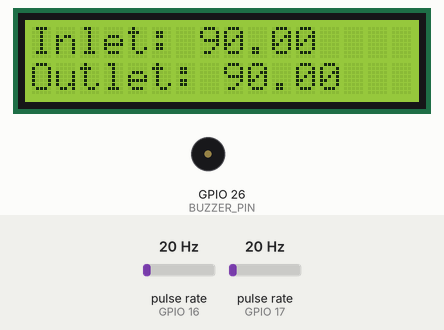
A sketch run on a simulated ESP32. Parts: 16×2 character LCD, buzzer (waves = sounding, pin HIGH). Wiring (inferred from the names in the program): 2 × pulse sensor: data GPIO 16 / data GPIO 17. The test bench sets the inputs (shaded band); at power-on: pulse rate (sensors on GPIO 16, GPIO 17) 20 Hz. WiFi joins after 1.5 s; servers stay silent unless stated; what the sketch prints to the serial monitor is not drawn.

Above: at 3.5 s.
3.6 s: pulse rate (sensor on GPIO 16) set to 17 Hz
At 6.4 s:
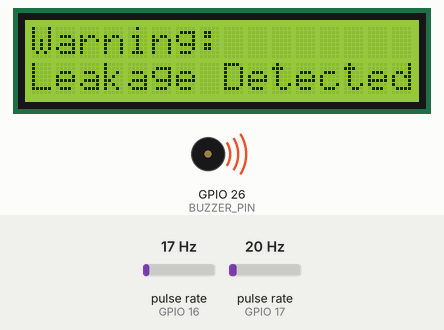
6.6 s: pulse rate (sensor on GPIO 17) set to 150 Hz
At 8.2 s:
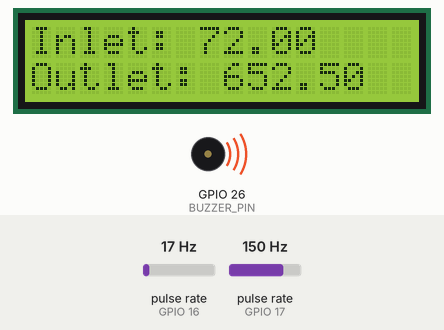
9.4 s: pulse rate (sensor on GPIO 16) set to 50 Hz
At 11.8 s:
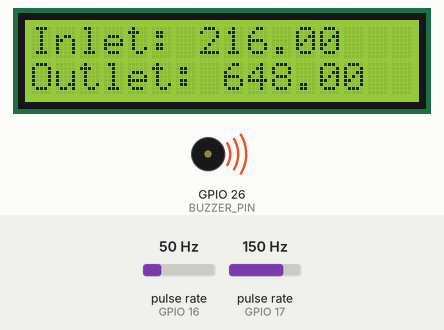
12.4 s: pulse rate (sensor on GPIO 17) set to 196 Hz
At 13.3 s:
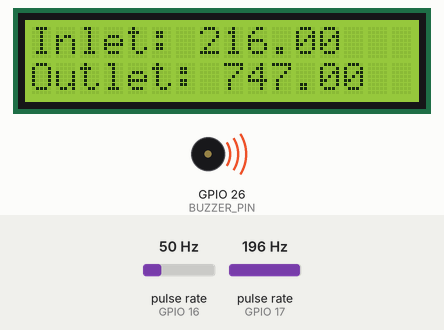
15.4 s: pulse rate (sensor on GPIO 16) set to 100 Hz
At 16.7 s:
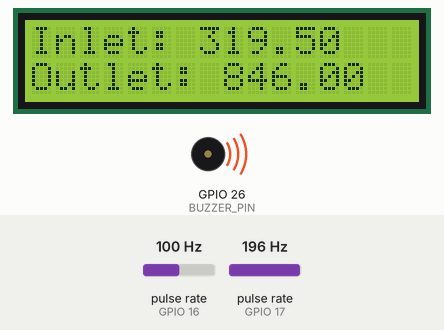
18.4 s: pulse rate (sensor on GPIO 17) set to 4 Hz
At 19.7 s:
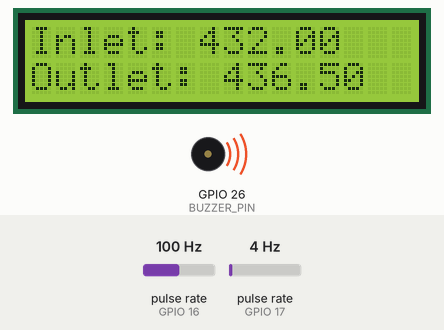
Timing chart, 0 to 21.4 s (numbered marks = the images above; inputs shaded):
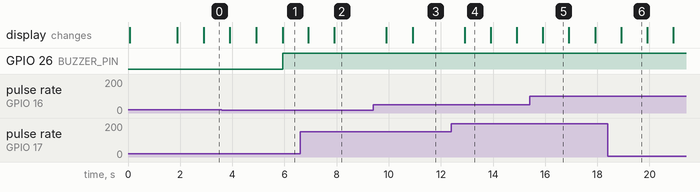

Measured:
- the behaviour switches between 19 and 18 Hz on pulse rate (sensor on GPIO 16) (found by bisection; images 0 and 1)
- after the input at 3.6 s, GPIO 26 (BUZZER_PIN): LOW → HIGH after 2.3 s; the display: first changes after 0.31 s (image 1 shows a later state)
- what the display in image 4 shows lasts 1.0 s, from 12.9 s to 13.9 s

The sketch:

Leakage_code.ino
```cpp
//Directly Download the file & open it.

#define FLOW_SENSOR_INLET 16  // GPIO pin for Inlet Flow Sensor
#define FLOW_SENSOR_OUTLET 17 // GPIO pin for Outlet Flow Sensor
#define BUZZER_PIN 26         // GPIO pin for Buzzer

#include <WiFi.h>
#define BLYNK_TEMPLATE_ID "TMPL3JI_PRD9f"
#define BLYNK_TEMPLATE_NAME "Water Leakage Detection"
#define BLYNK_AUTH_TOKEN "TMir1HpFson8y1Yp_jzdT_OVBRfKBIZM"

#include <BlynkSimpleEsp32.h>
#include <LiquidCrystal_I2C.h>

// Wi-Fi credentials
char ssid[] = "Redmi 12 5G";
char pass[] = "sh123456";

// Initialize LCD
LiquidCrystal_I2C lcd(0x27, 16, 2);

// Blynk authentication
char auth[] = "TMir1HpFson8y1Yp_jzdT_OVBRfKBIZM";

volatile int pulseCountInlet = 0;  // Pulse count for Inlet
volatile int pulseCountOutlet = 0; // Pulse count for Outlet

float flowRateInlet = 0.0;  // Inlet flow rate
float flowRateOutlet = 0.0; // Outlet flow rate
float flowCalibrationFactor = 4.5; // Calibration factor for flow sensors
float leakageThreshold = 1.0;  // Threshold for leakage
float minimumFlowRate = 0.5;   // Minimum flow rate to consider

BlynkTimer timer;  // Blynk timer for sending data periodically
unsigned long lastLeakageCheck = 0; // Timestamp of the last leakage check
unsigned long bufferTime = 2000; // Time buffer in milliseconds (2 seconds)

bool isLeakageDetected = false; // Keeps track of the leakage status

// Interrupt Service Routines (ISR)
void IRAM_ATTR pulseInlet() {
  pulseCountInlet++;
  Serial.println("Inlet pulse detected");  // Debugging statement
}

void IRAM_ATTR pulseOutlet() {
  pulseCountOutlet++;
  Serial.println("Outlet pulse detected"); // Debugging statement
}

void sendDataToBlynk() {
  // Convert pulses to flow rate
  flowRateInlet = pulseCountInlet * flowCalibrationFactor;
  flowRateOutlet = pulseCountOutlet * flowCalibrationFactor;

  Serial.print("Inlet Flow Rate: ");
  Serial.print(flowRateInlet);
  Serial.print(" L/min, Outlet Flow Rate: ");
  Serial.print(flowRateOutlet);
  Serial.println(" L/min");

  // Update LCD with both values
  lcd.clear();
  lcd.setCursor(0, 0);
  lcd.print("Inlet: ");
  lcd.print(flowRateInlet, 2);
  lcd.setCursor(0, 1);
  lcd.print("Outlet: ");
  lcd.print(flowRateOutlet, 2);

  // Check for leakage
  unsigned long currentTime = millis();
  if (currentTime - lastLeakageCheck >= bufferTime) {
    if (abs(flowRateInlet - flowRateOutlet) > leakageThreshold &&
        flowRateInlet > minimumFlowRate && flowRateOutlet > minimumFlowRate) {
      if (!isLeakageDetected) {
        Serial.println("Warning: Water Leakage Detected!");
        Blynk.virtualWrite(V2, "Leakage Detected");
        lcd.clear();
        lcd.setCursor(0, 0);
        lcd.print("Warning:");
        lcd.setCursor(0, 1);
        lcd.print("Leakage Detected!");
        Blynk.logEvent("leakage_warning", "Water Leakage Detected!");

        // Activate the buzzer
        digitalWrite(BUZZER_PIN, HIGH);
        isLeakageDetected = true;
      }
    } else {
      if (isLeakageDetected) { // Reset state if no leakage
        Serial.println("No Leakage Detected");
        Blynk.virtualWrite(V2, "No Leakage");
        lcd.clear();
        lcd.setCursor(0, 0);
        lcd.print("Inlet: ");
        lcd.print(flowRateInlet, 2);
        lcd.setCursor(0, 1);
        lcd.print("Outlet: ");
        lcd.print(flowRateOutlet, 2);

        // Turn off buzzer
        digitalWrite(BUZZER_PIN, LOW);
        isLeakageDetected = false;
      }
    }
    lastLeakageCheck = currentTime; // Update timestamp
  }

  // Send flow data to Blynk
  Blynk.virtualWrite(V0, flowRateInlet);
  Blynk.virtualWrite(V1, flowRateOutlet);

  // Reset pulse counts for next cycle
  pulseCountInlet = 0;
  pulseCountOutlet = 0;
}

void setup() {
  Serial.begin(115200);

  // Initialize LCD
  lcd.begin();
  lcd.backlight();
  lcd.print("Initializing...");

  // Connect to WiFi and Blynk
  Blynk.begin(auth, ssid, pass);

  // Configure flow sensors
  pinMode(FLOW_SENSOR_INLET, INPUT_PULLUP);
  pinMode(FLOW_SENSOR_OUTLET, INPUT_PULLUP);

  // Configure buzzer pin
  pinMode(BUZZER_PIN, OUTPUT);
  digitalWrite(BUZZER_PIN, LOW); // Ensure buzzer is off initially

  attachInterrupt(digitalPinToInterrupt(FLOW_SENSOR_INLET), pulseInlet, RISING);
  attachInterrupt(digitalPinToInterrupt(FLOW_SENSOR_OUTLET), pulseOutlet, RISING);

  // Set up Blynk timer to send data every second
  timer.setInterval(1000L, sendDataToBlynk);

  Serial.println("System Initialized");
  lcd.clear();
  lcd.print("System Ready");
}

void loop() {
  Blynk.run();
  timer.run();
}
```
